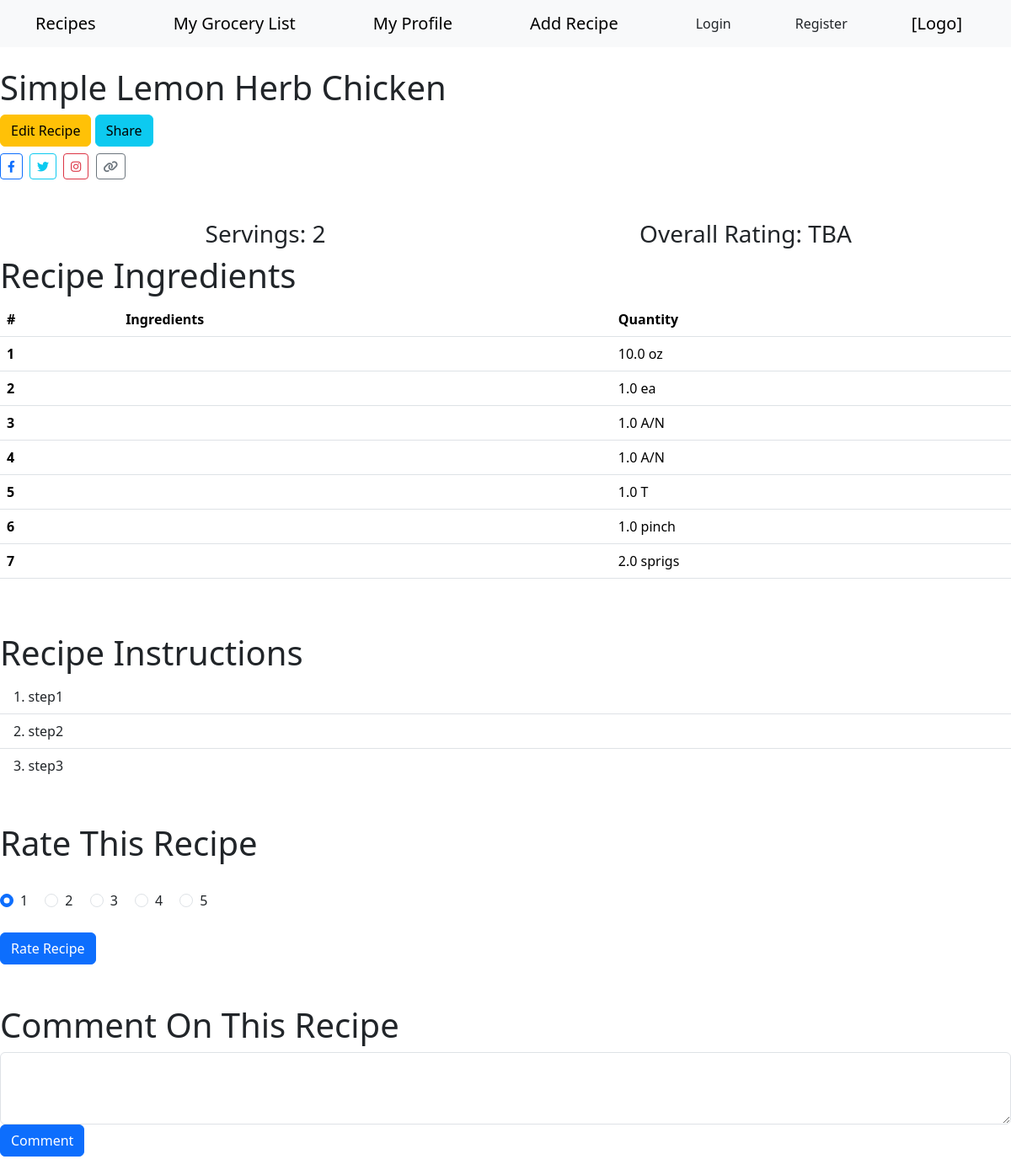
/recipe-1, run on the app's committed database.
### app/models.py (models this page shows)
class Recipe(db.Model):
	__tablename__ = 'recipes'
	recipe_id = db.Column(db.Integer, primary_key=True)
	recipe_desc = db.Column(db.String(100))
	recipe_type = db.Column(db.String(50))
	recipe_servings = db.Column(db.Integer)
	recipe_rating = db.Column(db.Integer)
	recipe_insns = db.Column(db.String(1000))
	def __repr__(self):
		return f'<Recipe: {self.recipe_desc}>'

class Recipe_Ingredient(db.Model):
	__tablename__ = 'recipe_ingredients'
	recing_id = db.Column(db.Integer, primary_key=True)
	recipe_id = db.Column(db.Integer, db.ForeignKey('recipes.recipe_id'))
	ing_id = db.Column(db.Integer, db.ForeignKey('ingredients.ing_id'))
	ing_qty = db.Column(db.Double)
	ing_uom = db.Column(db.String(10))

### app/routes.py (the view)
@myapp_obj.route("/recipe-<id>", methods=['GET', 'POST'])
def recipeX(id):
	recipe = db.session.get(Recipe, id)
	ing_descs = get_Ing_Descs(id)
	recipe_qtys = Recipe_Ingredient.query.filter(Recipe_Ingredient.recipe_id==id).all()
	recipe_insns = ['step1', 'step2', 'step3'] # insns to be parsed soon
	recform = Recipe
	rform = RatingsForm()
	cform = CommentsForm()
	if cform.validate_on_submit(): # comments form validation / db submission
		cmt_tmstp = str(datetime.now())
		comment = Recipe_Comment(
            comment_desc=cform.comment_desc.data,
			user_id=1,
			recipe_id=id,
			comment_tmstp=cmt_tmstp
		)
		db.session.add(comment)
		db.session.commit()
		print(f'Comment has been added!')
		return redirect("/")
	else:
		print("Comments Form Error")
	if rform.validate_on_submit(): # ratings form validation / db submission
		recipe_rating = request.form["exampleRadios"]
		recform.recipe_rating = calculate_overall_rating()
		rating = Recipe_Rating(recipe_id=id, recipe_rating=recipe_rating)
		db.session.add(rating)
		db.session.commit()
		recipe.recipe_rating = calculate_overall_rating()
		db.session.commit()
		return redirect("/recipe", recipe=recipe)
	else:
		print("Ratings Form Error")
	return render_template(
		"recipe.html",
		recipe=recipe,
		ing_descs=ing_descs,
		qtys=recipe_qtys,
		recipe_insns=recipe_insns,
		cform=cform, rform=rform
	)

### app/forms.py
class RatingsForm(FlaskForm):
	rating_id = HiddenField()

class CommentsForm(FlaskForm):
	comment_id = HiddenField()
	comment_desc = StringField('COMMENT', [validators.DataRequired()])
	submit = SubmitField('Comment')

### app/routes.py (called while the page is built)
def get_Ing_Descs(id):
	ingredients = Recipe_Ingredient.query.all()
	descs = []
	recipe_ings = Recipe_Ingredient.query.filter(Recipe_Ingredient.recipe_id==id).all()

### app/templates/recipe.html (shortened to what this page needs)
{% extends 'base.html' %}
{% block header %}
	<br>
	<h1>{% block title %}{{recipe.recipe_desc}}{% endblock %}</h1>
	<a href="{{ url_for('edit_recipe', id=recipe.recipe_id) }}" class="btn btn-warning">
    Edit Recipe
</a>
	<a href="#" class="btn btn-info" onclick="copyShareLink()">Share</a>
<div class="mt-2">
  <a href="#" class="btn btn-outline-primary btn-sm me-1">
    <i class="fab fa-facebook-f"></i>
  </a>
  <a href="#" class="btn btn-outline-info btn-sm me-1">
    <i class="fab fa-twitter"></i>
  </a>
  <a href="#" class="btn btn-outline-danger btn-sm me-1">
    <i class="fab fa-instagram"></i>
  </a>
  <a href="#" class="btn btn-outline-secondary btn-sm">
    <i class="fas fa-link"></i>
  </a>
</div>
{% endblock %}
{% block content %}
		<br><br>
		<div class="container text-center">
		<div class="row">
		<div class="col"><h3>Servings: {{recipe.recipe_servings}}</h3></div>
		<div class="col"><h3>Overall Rating: {{recipe.recipe_rating}}</h3></div>
		</div></div>
		<h1>Recipe Ingredients</h1>
		<table class="table">
		<thead><tr>
		<th scope="col">#</th>
		<th scope="col">Ingredients</th>
		<th scope="col">Quantity</th>
		</tr></thead>
		<tbody>
		{% for qty in qtys %}
		<tr><th scope="row">{{loop.index}}</th>
		<td>{{ing_descs[loop.index]}}</td>
		<td>{{qty.ing_qty}} {{qty.ing_uom}}</td></tr>
		{% endfor %}
		</tbody>
		</table><br><br>
		<h1>Recipe Instructions</h1>
		<ol class="list-group list-group-numbered list-group-flush">
		{% for insn in recipe_insns %}
		<li class="list-group-item">{{insn}}</li>
		{% endfor %}
		</ol>
		<br><br>
		<h1>Rate This Recipe</h1><br>
		<form method="POST" action="/recipe-{{recipe}}">
		<div class="form-check form-check-inline">
		<input class="form-check-input" type="radio" name="exampleRadios" id="exampleRadios1" value="option1" checked>
		<label class="form-check-label" for="exampleRadios1">1</label>
		</div>
		<div class="form-check form-check-inline">
		<input class="form-check-input" type="radio" name="exampleRadios" id="exampleRadios2" value="option2">
		<label class="form-check-label" for="exampleRadios2">2</label>
		</div>
		<div class="form-check form-check-inline">
		<input class="form-check-input" type="radio" name="exampleRadios" id="exampleRadios3" value="option3">
		<label class="form-check-label" for="exampleRadios3">3</label>
		</div>
		<div class="form-check form-check-inline">
		<input class="form-check-input" type="radio" name="exampleRadios" id="exampleRadios4" value="option4">
		<label class="form-check-label" for="exampleRadios4">4</label>
		</div>
		<div class="form-check form-check-inline">
		<input class="form-check-input" type="radio" name="exampleRadios" id="exampleRadios5" value="option5">
		<label class="form-check-label" for="exampleRadios5">5</label>
		</div>
		<br><br>
		<button type="submit" class="btn btn-primary">Rate Recipe</button>
		</form>
		<br><br>
		<h1>Comment On This Recipe</h1>
		<form>
		<div class="mb-3">
		<textarea class="form-control" id="exampleFormControlTextarea1" rows="3"></textarea>
		<button type="submit" class="btn btn-primary">Comment</button>
		</div>
		</form>
{% endblock %}

### data on the page
Recipe: recipe_desc "Simple Lemon Herb Chicken", recipe_servings "2", recipe_rating "TBA"
Recipe_Ingredient: ing_qty "10.0", ing_uom "oz"
Recipe_Ingredient: ing_qty "1.0", ing_uom "ea"
Recipe_Ingredient: ing_qty "1.0", ing_uom "A/N"
Recipe_Ingredient: ing_qty "1.0", ing_uom "A/N"
Recipe_Ingredient: ing_qty "1.0", ing_uom "T"
Recipe_Ingredient: ing_qty "1.0", ing_uom "pinch"
Recipe_Ingredient: ing_qty "2.0", ing_uom "sprigs"

### other printed values
{{ insn }} "step1" "step2" "step3"
